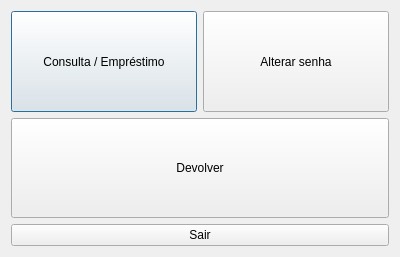
<?xml version="1.0" encoding="UTF-8"?>
<ui version="4.0">
 <class>MainUser</class>
 <widget class="QDialog" name="MainUser">
  <property name="geometry">
   <rect>
    <x>0</x>
    <y>0</y>
    <width>400</width>
    <height>257</height>
   </rect>
  </property>
  <property name="windowTitle">
   <string>Dialog</string>
  </property>
  <layout class="QGridLayout" name="gridLayout">
   <item row="1" column="0">
    <widget class="QPushButton" name="consulta">
     <property name="sizePolicy">
      <sizepolicy hsizetype="Minimum" vsizetype="Preferred">
       <horstretch>0</horstretch>
       <verstretch>0</verstretch>
      </sizepolicy>
     </property>
     <property name="text">
      <string>Consulta / Empréstimo</string>
     </property>
    </widget>
   </item>
   <item row="1" column="1">
    <widget class="QPushButton" name="alterar_senha">
     <property name="sizePolicy">
      <sizepolicy hsizetype="Minimum" vsizetype="Preferred">
       <horstretch>0</horstretch>
       <verstretch>0</verstretch>
      </sizepolicy>
     </property>
     <property name="text">
      <string>Alterar senha</string>
     </property>
    </widget>
   </item>
   <item row="3" column="0" colspan="2">
    <widget class="QPushButton" name="sair">
     <property name="text">
      <string>Sair</string>
     </property>
    </widget>
   </item>
   <item row="2" column="0" colspan="2">
    <widget class="QPushButton" name="pushButton">
     <property name="sizePolicy">
      <sizepolicy hsizetype="Minimum" vsizetype="Preferred">
       <horstretch>0</horstretch>
       <verstretch>0</verstretch>
      </sizepolicy>
     </property>
     <property name="text">
      <string>Devolver</string>
     </property>
    </widget>
   </item>
  </layout>
 </widget>
 <resources/>
 <connections/>
</ui>
